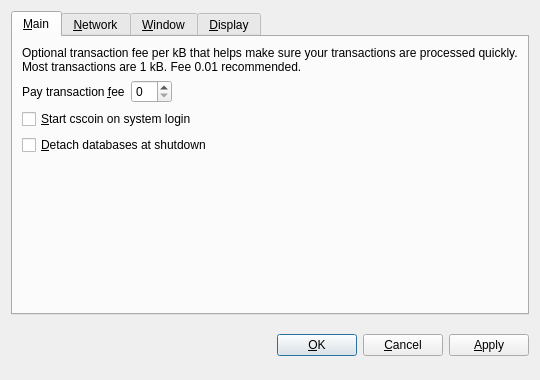
<?xml version="1.0" encoding="UTF-8"?>
<ui version="4.0">
 <class>OptionsDialog</class>
 <widget class="QDialog" name="OptionsDialog">
  <property name="geometry">
   <rect>
    <x>0</x>
    <y>0</y>
    <width>540</width>
    <height>380</height>
   </rect>
  </property>
  <property name="windowTitle">
   <string>Options</string>
  </property>
  <property name="modal">
   <bool>true</bool>
  </property>
  <layout class="QVBoxLayout" name="verticalLayout">
   <item>
    <widget class="QTabWidget" name="tabWidget">
     <property name="tabPosition">
      <enum>QTabWidget::North</enum>
     </property>
     <property name="currentIndex">
      <number>0</number>
     </property>
     <widget class="QWidget" name="tabMain">
      <attribute name="title">
       <string>&amp;Main</string>
      </attribute>
      <layout class="QVBoxLayout" name="verticalLayout_Main">
       <item>
        <widget class="QLabel" name="transactionFeeInfoLabel">
         <property name="text">
          <string>Optional transaction fee per kB that helps make sure your transactions are processed quickly. Most transactions are 1 kB. Fee 0.01 recommended.</string>
         </property>
         <property name="textFormat">
          <enum>Qt::PlainText</enum>
         </property>
         <property name="wordWrap">
          <bool>true</bool>
         </property>
        </widget>
       </item>
       <item>
        <layout class="QHBoxLayout" name="horizontalLayout_Main">
         <item>
          <widget class="QLabel" name="transactionFeeLabel">
           <property name="text">
            <string>Pay transaction &amp;fee</string>
           </property>
           <property name="textFormat">
            <enum>Qt::PlainText</enum>
           </property>
           <property name="buddy">
            <cstring>transactionFee</cstring>
           </property>
          </widget>
         </item>
         <item>
          <widget class="BitcoinAmountField" name="transactionFee"/>
         </item>
         <item>
          <spacer name="horizontalSpacer_Main">
           <property name="orientation">
            <enum>Qt::Horizontal</enum>
           </property>
           <property name="sizeHint" stdset="0">
            <size>
             <width>40</width>
             <height>20</height>
            </size>
           </property>
          </spacer>
         </item>
        </layout>
       </item>
       <item>
        <widget class="QCheckBox" name="bitcoinAtStartup">
         <property name="toolTip">
          <string>Automatically start cscoin after logging in to the system.</string>
         </property>
         <property name="text">
          <string>&amp;Start cscoin on system login</string>
         </property>
        </widget>
       </item>
       <item>
        <widget class="QCheckBox" name="detachDatabases">
         <property name="toolTip">
          <string>Detach block and address databases at shutdown. This means they can be moved to another data directory, but it slows down shutdown. The wallet is always detached.</string>
         </property>
         <property name="text">
          <string>&amp;Detach databases at shutdown</string>
         </property>
        </widget>
       </item>
       <item>
        <spacer name="verticalSpacer_Main">
         <property name="orientation">
          <enum>Qt::Vertical</enum>
         </property>
         <property name="sizeHint" stdset="0">
          <size>
           <width>20</width>
           <height>40</height>
          </size>
         </property>
        </spacer>
       </item>
      </layout>
     </widget>
     <widget class="QWidget" name="tabNetwork">
      <attribute name="title">
       <string>&amp;Network</string>
      </attribute>
      <layout class="QVBoxLayout" name="verticalLayout_Network">
       <item>
        <widget class="QCheckBox" name="mapPortUpnp">
         <property name="toolTip">
          <string>Automatically open the cscoin client port on the router. This only works when your router supports UPnP and it is enabled.</string>
         </property>
         <property name="text">
          <string>Map port using &amp;UPnP</string>
         </property>
        </widget>
       </item>
       <item>
        <widget class="QCheckBox" name="connectSocks">
         <property name="toolTip">
          <string>Connect to the cscoin network through a SOCKS proxy (e.g. when connecting through Tor).</string>
         </property>
         <property name="text">
          <string>&amp;Connect through SOCKS proxy:</string>
         </property>
        </widget>
       </item>
       <item>
        <layout class="QHBoxLayout" name="horizontalLayout_Network">
         <item>
          <widget class="QLabel" name="proxyIpLabel">
           <property name="text">
            <string>Proxy &amp;IP:</string>
           </property>
           <property name="textFormat">
            <enum>Qt::PlainText</enum>
           </property>
           <property name="buddy">
            <cstring>proxyIp</cstring>
           </property>
          </widget>
         </item>
         <item>
          <widget class="QValidatedLineEdit" name="proxyIp">
           <property name="maximumSize">
            <size>
             <width>140</width>
             <height>16777215</height>
            </size>
           </property>
           <property name="toolTip">
            <string>IP address of the proxy (e.g. 127.0.0.1)</string>
           </property>
          </widget>
         </item>
         <item>
          <widget class="QLabel" name="proxyPortLabel">
           <property name="text">
            <string>&amp;Port:</string>
           </property>
           <property name="textFormat">
            <enum>Qt::PlainText</enum>
           </property>
           <property name="buddy">
            <cstring>proxyPort</cstring>
           </property>
          </widget>
         </item>
         <item>
          <widget class="QLineEdit" name="proxyPort">
           <property name="maximumSize">
            <size>
             <width>55</width>
             <height>16777215</height>
            </size>
           </property>
           <property name="toolTip">
            <string>Port of the proxy (e.g. 9050)</string>
           </property>
          </widget>
         </item>
         <item>
          <widget class="QLabel" name="socksVersionLabel">
           <property name="text">
            <string>SOCKS &amp;Version:</string>
           </property>
           <property name="textFormat">
            <enum>Qt::PlainText</enum>
           </property>
           <property name="buddy">
            <cstring>socksVersion</cstring>
           </property>
          </widget>
         </item>
         <item>
          <widget class="QValueComboBox" name="socksVersion">
           <property name="toolTip">
            <string>SOCKS version of the proxy (e.g. 5)</string>
           </property>
          </widget>
         </item>
         <item>
          <spacer name="horizontalSpacer_Network">
           <property name="orientation">
            <enum>Qt::Horizontal</enum>
           </property>
           <property name="sizeHint" stdset="0">
            <size>
             <width>40</width>
             <height>20</height>
            </size>
           </property>
          </spacer>
         </item>
        </layout>
       </item>
       <item>
        <spacer name="verticalSpacer_Network">
         <property name="orientation">
          <enum>Qt::Vertical</enum>
         </property>
         <property name="sizeHint" stdset="0">
          <size>
           <width>20</width>
           <height>40</height>
          </size>
         </property>
        </spacer>
       </item>
      </layout>
     </widget>
     <widget class="QWidget" name="tabWindow">
      <attribute name="title">
       <string>&amp;Window</string>
      </attribute>
      <layout class="QVBoxLayout" name="verticalLayout_Window">
       <item>
        <widget class="QCheckBox" name="minimizeToTray">
         <property name="toolTip">
          <string>Show only a tray icon after minimizing the window.</string>
         </property>
         <property name="text">
          <string>&amp;Minimize to the tray instead of the taskbar</string>
         </property>
        </widget>
       </item>
       <item>
        <widget class="QCheckBox" name="minimizeOnClose">
         <property name="toolTip">
          <string>Minimize instead of exit the application when the window is closed. When this option is enabled, the application will be closed only after selecting Quit in the menu.</string>
         </property>
         <property name="text">
          <string>M&amp;inimize on close</string>
         </property>
        </widget>
       </item>
       <item>
        <spacer name="verticalSpacer_Window">
         <property name="orientation">
          <enum>Qt::Vertical</enum>
         </property>
         <property name="sizeHint" stdset="0">
          <size>
           <width>20</width>
           <height>40</height>
          </size>
         </property>
        </spacer>
       </item>
      </layout>
     </widget>
     <widget class="QWidget" name="tabDisplay">
      <attribute name="title">
       <string>&amp;Display</string>
      </attribute>
      <layout class="QVBoxLayout" name="verticalLayout_Display">
       <item>
        <layout class="QHBoxLayout" name="horizontalLayout_1_Display">
         <item>
          <widget class="QLabel" name="langLabel">
           <property name="text">
            <string>User Interface &amp;language:</string>
           </property>
           <property name="textFormat">
            <enum>Qt::PlainText</enum>
           </property>
           <property name="buddy">
            <cstring>lang</cstring>
           </property>
          </widget>
         </item>
         <item>
          <widget class="QValueComboBox" name="lang">
           <property name="toolTip">
            <string>The user interface language can be set here. This setting will take effect after restarting cscoin.</string>
           </property>
          </widget>
         </item>
        </layout>
       </item>
       <item>
        <layout class="QHBoxLayout" name="horizontalLayout_2_Display">
         <item>
          <widget class="QLabel" name="unitLabel">
           <property name="text">
            <string>&amp;Unit to show amounts in:</string>
           </property>
           <property name="textFormat">
            <enum>Qt::PlainText</enum>
           </property>
           <property name="buddy">
            <cstring>unit</cstring>
           </property>
          </widget>
         </item>
         <item>
          <widget class="QValueComboBox" name="unit">
           <property name="toolTip">
            <string>Choose the default subdivision unit to show in the interface and when sending coins.</string>
           </property>
          </widget>
         </item>
        </layout>
       </item>
       <item>
        <widget class="QCheckBox" name="displayAddresses">
         <property name="toolTip">
          <string>Whether to show cscoin addresses in the transaction list.</string>
         </property>
         <property name="text">
          <string>&amp;Display addresses in transaction list</string>
         </property>
        </widget>
       </item>
       <item>
        <widget class="QCheckBox" name="coinControlFeatures">
         <property name="toolTip">
          <string>Whether to show coin control features or not.</string>
         </property>
         <property name="text">
          <string>Display coin &amp;control features (experts only!)</string>
         </property>
        </widget>
       </item>
       <item>
        <spacer name="verticalSpacer_Display">
         <property name="orientation">
          <enum>Qt::Vertical</enum>
         </property>
         <property name="sizeHint" stdset="0">
          <size>
           <width>20</width>
           <height>40</height>
          </size>
         </property>
        </spacer>
       </item>
      </layout>
     </widget>
    </widget>
   </item>
   <item>
    <layout class="QHBoxLayout" name="horizontalLayout_Buttons">
     <item>
      <spacer name="horizontalSpacer_1">
       <property name="orientation">
        <enum>Qt::Horizontal</enum>
       </property>
       <property name="sizeHint" stdset="0">
        <size>
         <width>40</width>
         <height>48</height>
        </size>
       </property>
      </spacer>
     </item>
     <item>
      <widget class="QLabel" name="statusLabel">
       <property name="font">
        <font>
         <weight>75</weight>
         <bold>true</bold>
        </font>
       </property>
       <property name="text">
        <string/>
       </property>
       <property name="textFormat">
        <enum>Qt::PlainText</enum>
       </property>
       <property name="wordWrap">
        <bool>true</bool>
       </property>
      </widget>
     </item>
     <item>
      <spacer name="horizontalSpacer_2">
       <property name="orientation">
        <enum>Qt::Horizontal</enum>
       </property>
       <property name="sizeHint" stdset="0">
        <size>
         <width>40</width>
         <height>48</height>
        </size>
       </property>
      </spacer>
     </item>
     <item>
      <widget class="QPushButton" name="okButton">
       <property name="text">
        <string>&amp;OK</string>
       </property>
      </widget>
     </item>
     <item>
      <widget class="QPushButton" name="cancelButton">
       <property name="text">
        <string>&amp;Cancel</string>
       </property>
       <property name="autoDefault">
        <bool>false</bool>
       </property>
      </widget>
     </item>
     <item>
      <widget class="QPushButton" name="applyButton">
       <property name="text">
        <string>&amp;Apply</string>
       </property>
       <property name="autoDefault">
        <bool>false</bool>
       </property>
      </widget>
     </item>
    </layout>
   </item>
  </layout>
 </widget>
 <customwidgets>
  <customwidget>
   <class>BitcoinAmountField</class>
   <extends>QSpinBox</extends>
   <header>bitcoinamountfield.h</header>
  </customwidget>
  <customwidget>
   <class>QValueComboBox</class>
   <extends>QComboBox</extends>
   <header>qvaluecombobox.h</header>
  </customwidget>
  <customwidget>
   <class>QValidatedLineEdit</class>
   <extends>QLineEdit</extends>
   <header>qvalidatedlineedit.h</header>
  </customwidget>
 </customwidgets>
 <resources/>
 <connections/>
</ui>
